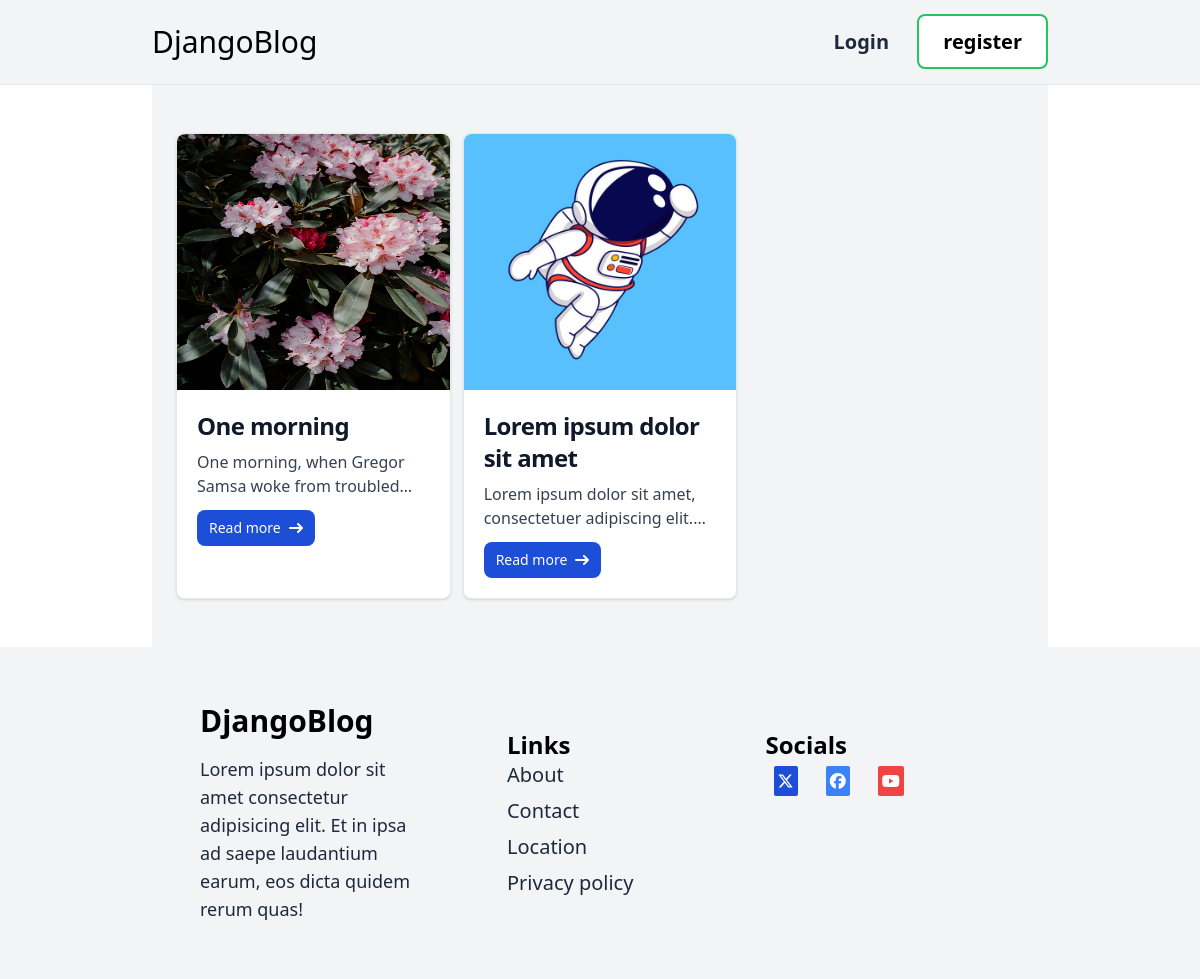
The app's page /, older data.
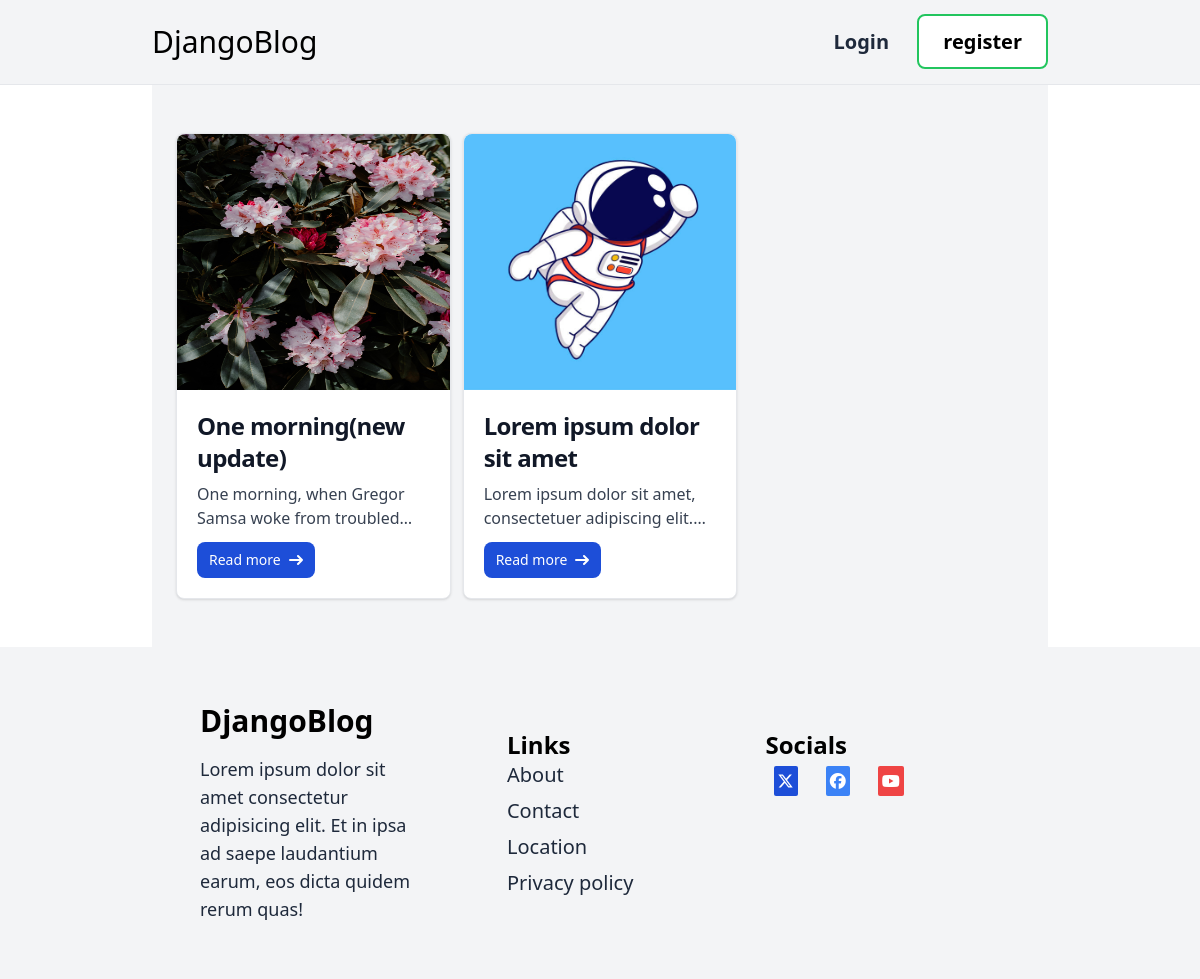
The same page, newer data.
### blog/models.py (models this page shows, shortened)
class Post(models.Model):
    title=models.CharField(max_length=200)
    image=models.ImageField(upload_to='image',blank=True,null=True)
    content=models.TextField()
    author=models.ForeignKey('auth.User',on_delete=models.CASCADE)
    published_at=models.DateTimeField(auto_now_add=True)
    updated_at=models.DateTimeField(auto_now=True)
    slug=models.SlugField(max_length=200,default='',blank=True)
    class Meta:
        ordering=['-published_at']
    def get_absolute_url(self):
        return reverse('blog:detail',args=[str(self.slug)])

### blog/views.py (the view)
# urls.py: path('',BlogListView.as_view(), name='home'),
class BlogListView(ListView):
    model=Post
    template_name='blog/index.html'
    context_object_name='posts'

### blog/templates/blog/index.html (shortened to what this page needs)
{% extends 'blog/base.html' %}
{% block content %}
  <div class="max-w-4xl mx-auto grid grid-rows-1 sm:grid-cols-3 gap-3 px-6 py-12 bg-gray-100">
    {% if posts %}
    {% for post in posts %}
 <div class="max-w-sm  bg-white border border-gray-200 rounded-lg shadow dark:bg-gray-800 dark:border-gray-700">
     <a href="{{post.get_absolute_url}}">
         {% if post.image %}
         <img class="rounded-t-lg h-64 w-full sm:w-96 " src="{{post.image.url }}" alt="{{post.title}}" />
         {% endif %}
     </a>
     <div class="p-5">
         <a href="{{post.get_absolute_url}}">
      <h5 class="mb-2 text-2xl  font-bold tracking-tight text-gray-900 dark:text-white">   {{post.title}}</h5>
         </a>
         <p class="mb-3 font-normal text-gray-700 line-clamp-2 dark:text-gray-400"> {{post.content}}</p>
         <a href="{{post.get_absolute_url}}" class="inline-flex items-center px-3 py-2 text-sm font-medium text-center text-white bg-blue-700 rounded-lg hover:bg-blue-800 focus:ring-4 focus:outline-none focus:ring-blue-300 dark:bg-blue-600 dark:hover:bg-blue-700 dark:focus:ring-blue-800">
             Read more
              <svg class="w-3.5 h-3.5 ml-2" aria-hidden="true" xmlns="http://www.w3.org/2000/svg" fill="none" viewBox="0 0 14 10">
                 <path stroke="currentColor" stroke-linecap="round" stroke-linejoin="round" stroke-width="2" d="M1 5h12m0 0L9 1m4 4L9 9"/>
             </svg>
         </a>
     </div>
 </div>
   {% endfor %}
   {% endif %}
  </div>
{% endblock %}

### blog/templates/blog/base.html (shortened to what this page needs)
{% load static %}
<!DOCTYPE html>
<html lang="en">
<head>
    <script src="https://cdn.tailwindcss.com"></script>
</head>
<body>
    <header class="bg-gray-100 sticky z-10 border-b border-gray-200 p-6">
        <nav class="max-w-4xl mx-auto flex justify-between items-center">
              <div class="text-3xl">
                <a href="/" class="">DjangoBlog</a>
              </div>
              <div class="space-x-6">
                  {% if request.user.is_authenticated %}
                <a href="{% url 'blog:create' %}" class="border-2 border-green-500 rounded-xl bg-white text-black hover:text-gray-500 px-6 py-3  text-xl font-semibold ">Create</a>
                <a href="{% url 'logout' %}" class="text-xl font-semibold  text-slate-800 hover:text-slate-500">Logout</a>
                {% else %}
                <a href="{% url 'login' %}" class="text-xl font-semibold  text-slate-800 hover:text-slate-500">Login</a>
                <a href="{% url 'register' %}" class="border-2 border-green-500 bg-white rounded-lg py-3 px-6  text-xl text-black hover:text-gray-500 font-semibold">register</a>
                 {% endif %}
              </div>
        </nav>
    </header>
    <main class="">
        {% block content %}
        {% endblock %}
    </main>
    <footer class="bg-gray-100 p-2">
        <div class="max-w-4xl mx-auto p-6 space-x-6 flex flex-col justify-between items-center sm:flex-row">
            <div class="p-4 w-full sm:w-1/3">
                <h2 class="m-2 text-3xl font-semibold">DjangoBlog</h2>
                <p class="p-2 text-lg text-slate-800 md:w-full">
                    Lorem ipsum dolor sit amet consectetur adipisicing elit. Et in ipsa ad saepe laudantium earum, eos dicta quidem rerum quas!
                </p>
            </div>
            <div class="p-4 m-2 sm:w-2/3 w-full flex flex-col sm:flex-row justify-between ">
                <div class="p-4 w-full">
                    <h2 class="text-2xl font-semibold">Links</h2>
                    <div class="space-y-2 flex flex-col items-start ">
                        <a href="" class="text-xl text-slate-800 hover:text-slate-500">About</a>
                        <a href="" class="text-xl text-slate-800 hover:text-slate-500">Contact</a>
                        <a href="" class="text-xl text-slate-800 hover:text-slate-500">Location</a>
                        <a href="" class="text-xl text-slate-800 hover:text-slate-500">Privacy policy</a>
                    </div>
                </div>
                <div class=" p-4 sm-w-1/4 w-full">
                    <h2 class=" text-2xl font-semibold">Socials</h2>
                    <div class="m-2 space-x-6">
                        <a href="" class="bg-blue-700 text-white  rounded-sm p-1"><i class="fa-brands fa-x-twitter"></i></a>
                        <a href="" class="bg-blue-500 rounded-sm text-white p-1 "><i class="fa-brands fa-facebook"></i></a>
                        <a href="" class="bg-red-500 rounded-sm p-1 text-white"><i class="fa-brands fa-youtube"></i></a>
                    </div>
                </div>
            </div>
        </div>
    </footer>
</body>
</html>

Row changes from the older to the newer data that the page shows:
changed Post "One morning, when Gregor Samsa woke from…": title "One morning" → "One morning(new update)"
